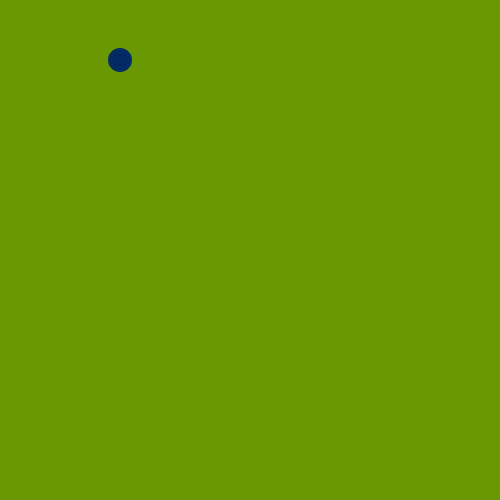
Frame 1 (no input)
Frame 60 (the mouse pressed at the canvas centre just before this capture): identical to frame 1, image omitted
Frame 120 (the mouse held since frame 60 and released just before this capture): identical to frame 1, image omitted

The Processing sketch that drew this single still picture (run headless with seeded random() and noise(); from frame 60 on, the mouse is pressed at the canvas centre):

// Processing sketch: processing_44051
// ── processing_44051.pde


int x = 120;
int y = 60;
int radius = 12;

void setup() {
  size(500, 500);
  smooth();
  
  ellipseMode(RADIUS);
  noStroke();
}

void draw() {
  background(106,152,2);
  float d = dist(mouseX, mouseY, x, y);
  if (d < radius) {
    radius++;
    fill(5,43,103);
    noStroke();
  } else {
    fill(5,43,103);
  }
  ellipse(x, y, radius, radius);
}
